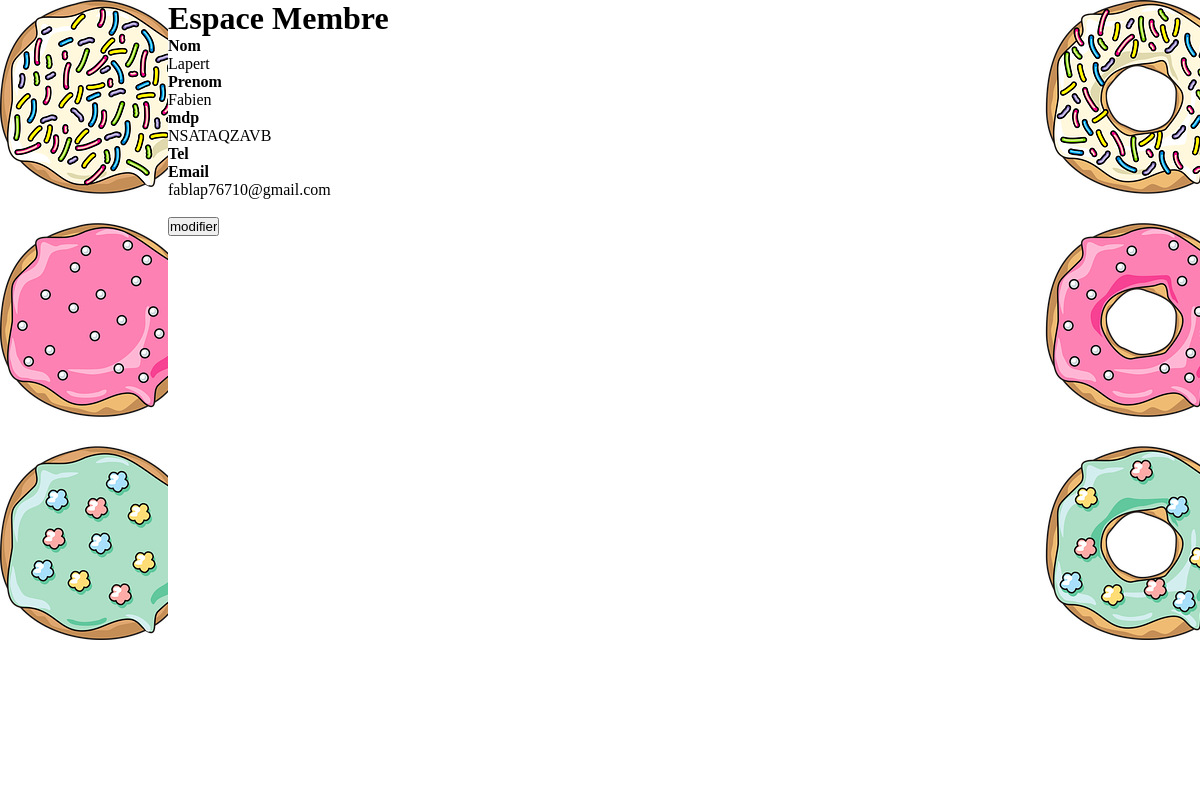
Screenshot of /PHP/myspace.php (signed in) with the database file from the repository.
### tables this page shows
CREATE TABLE `personnes` (
  `prenom` varchar(45) NOT NULL,
  `nom` varchar(45) NOT NULL,
  `tel` varchar(15) NOT NULL,
  `email` varchar(45) NOT NULL,
  `mdp` varchar(20) NOT NULL
);

### PHP/myspace.php (the view, shortened to what this page needs)
<?php
        if(isset($_SESSION['email'])){
          $email=$_SESSION['email'];
          $connexion=mysqli_connect("localhost","root","","projet");
          $requete = "SELECT * FROM Personnes WHERE email = '$email'";
          $res = mysqli_query($connexion,$requete);
          $user = mysqli_fetch_array($res);
          $nom=$user['nom'];
          $prenom=$user['prenom'];
          $mdp=$user['mdp'];
        }else{
          header("location:connexion.php");
        }
?>
<!DOCTYPE html>
<html>
  <head>
    <link rel="stylesheet" href="../index.css"/>
  </head>
  <body>
    <div class="bacgauche"></div>
    <div class="bacdroite"></div>
    <div class="corp">
      <h1>Espace Membre</h1>
      <h4>Nom</h4>
      <?php echo($nom); ?>
      <h4>Prenom</h4>
      <?php echo($prenom); ?>
      <h4>mdp</h4>
      <?php echo($mdp); ?>
      <h4>Tel</h4>
      <h4>Email</h4>
      <?php echo($email); ?>
      <form method="post">
        <br/>
        <?php if(isset($_POST['modifier'])){?>
          <input type="button" name="valider" value="valider"/>
          </form>
        <?php }else{ ?>
          <input type="button" name="modifier" value="modifier"/>
        <?php } ?>
      </form>
    </div>
  </body>
</html>

### index.css (style rules this page uses)
* { margin: 0px; padding: 0px; }
.bacgauche { min-width:14%; min-height: 100%; left:0px; z-index:0; position:fixed; background-image:url(images/bacgauche.png); width:14%; height: auto; background-repeat: no-repeat; }
.bacdroite { min-width:14%; min-height: 100%; right:0px; z-index:0; position:fixed; background-image:url(images/bacdroite.png); width:14%; height: auto; background-repeat: no-repeat; }
.corp { background-color:white; margin: auto; width: 72%; }

### rows the page displays
personnes: nom "Lapert", prenom "Fabien", mdp "NSATAQZAVB"

### other values shown
$email "fablap76710@gmail.com"
